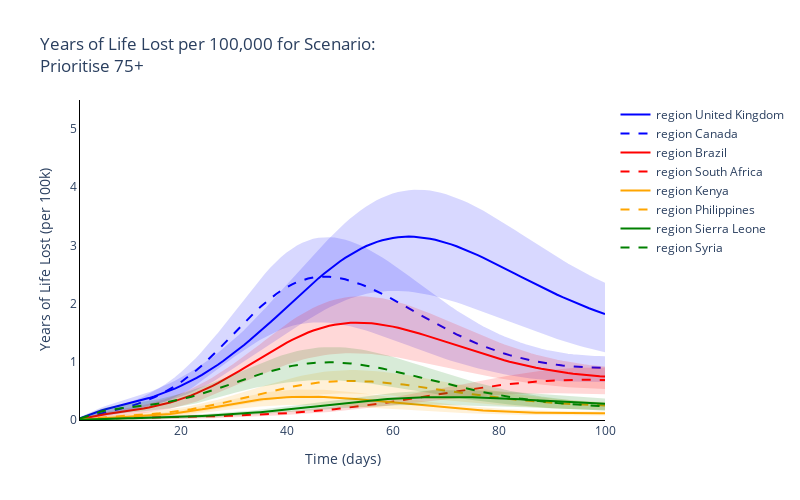
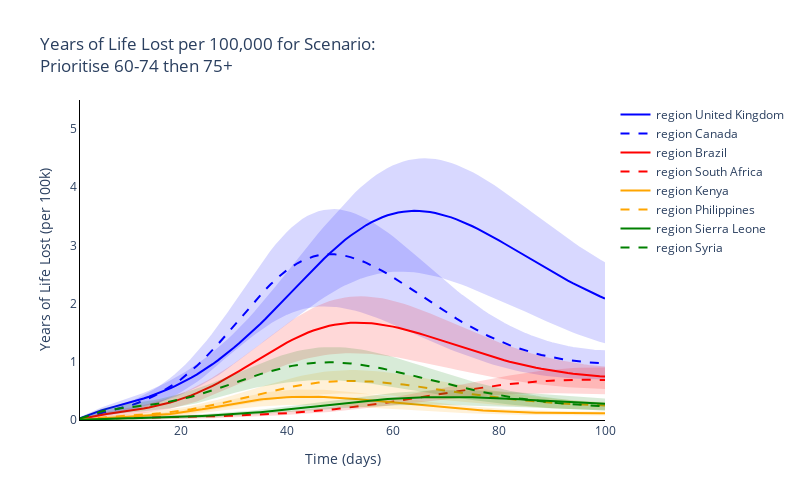
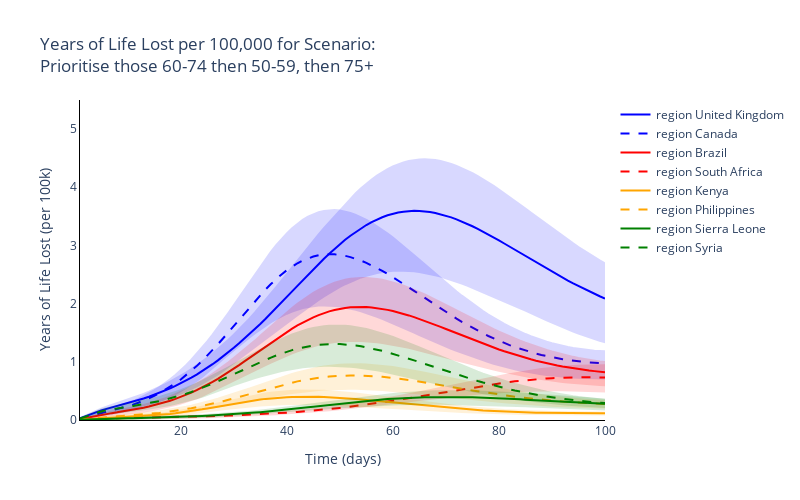
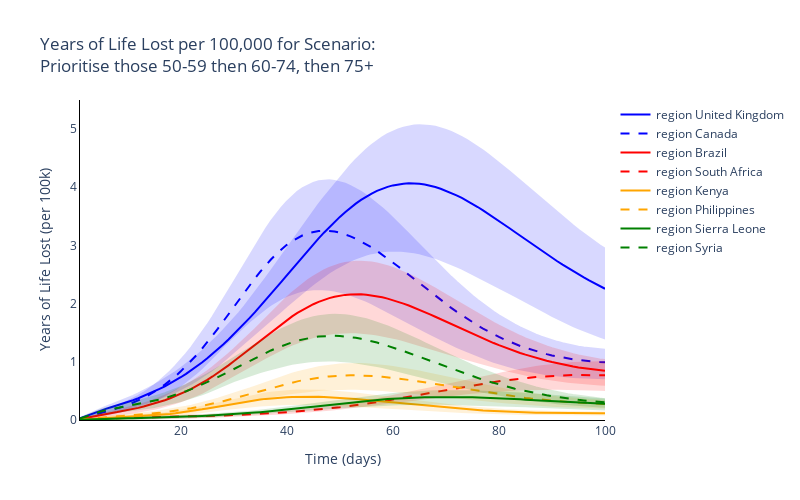

Notebook cell for these charts, in order:
### Markdown cell above
### Plot the time series of numbers of years lost for different scenarios

### Code cell
# Trace names - represent the solver used for the simulation
trace_name = ['region {}'.format(r) for r in regions]

# Plot for each boosting scenario
for s, scenario in enumerate(scenario_names):
    fig = go.Figure()
    # Plot (line plot for each solver method for each age)
    for r, reg in enumerate(regions):
        if r % 2 == 1:
            fig.add_trace(
                go.Scatter(
                    y=total_years_of_life_lost_mean[r][s, :],
                    x=parameters.simulation_parameters.times,
                    mode='lines',
                    name=trace_name[r],
                    line=dict(
                        color=colours[int(np.floor(r / 2))],
                        dash='dash')
                )
            )
        else:
            fig.add_trace(
                go.Scatter(
                    y=total_years_of_life_lost_mean[r][s, :],
                    x=parameters.simulation_parameters.times,
                    mode='lines',
                    name=trace_name[r],
                    line=dict(
                        color=colours[int(np.floor(r / 2))])
                )
            )

        fig.add_trace(
            go.Scatter(
                y=total_years_of_life_lost_upper[r][s, :].tolist() + total_years_of_life_lost_lower[r][s, :].tolist()[::-1],
                x=parameters.simulation_parameters.times + parameters.simulation_parameters.times[::-1],
                mode='lines',
                name=trace_name[r],
                fill='toself',
                fillcolor=colours[int(np.floor(r / 2))],
                line_color=colours[int(np.floor(r / 2))],
                opacity=0.15,
                showlegend=False
            )
        )

    # Add axis labels
    fig.update_layout(
        boxmode='group',
        title='Years of Life Lost per 100,000 for Scenario:<br>{}'.format(scenario),
        width=800,
        height=500,
        plot_bgcolor='white',
        xaxis=dict(
            linecolor='black',
            title='Time (days)'),
        yaxis=dict(
            linecolor='black',
            title='Years of Life Lost (per 100k)',
            range=[0, 5.5]),
        hovermode='x unified'
        )

    fig.write_image('images/Years of Life Lost Scenario {}.pdf'.format(s+1))
    fig.show()
